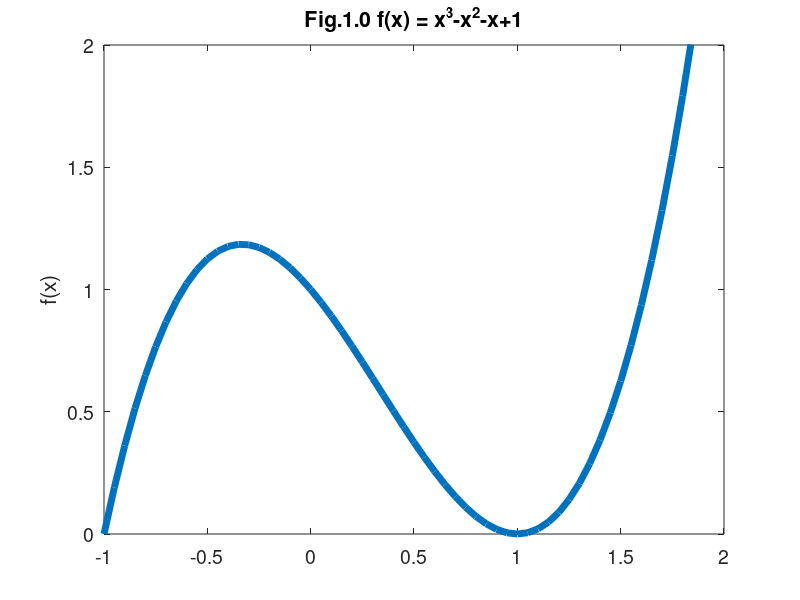

This chart was generated by the following MATLAB code:
# Cod octave:
f = @(x) x.^3-x.^2-x+1;
x_min=-1; step=0.05; x_max=2;
x = x_min:step:x_max;
hf = figure();
set(0, "defaultaxesfontsize", 14);
plot(x, f(x), 'linewidth', 5);
axis([-1 x_max 0 2]);
hold on;
title('Fig.1.0 f(x) = x^3-x^2-x+1');
ylabel('f(x)');
set(hf, "visible", "off");
print(hf, 'Fig.1.0.eps', '-depsc');